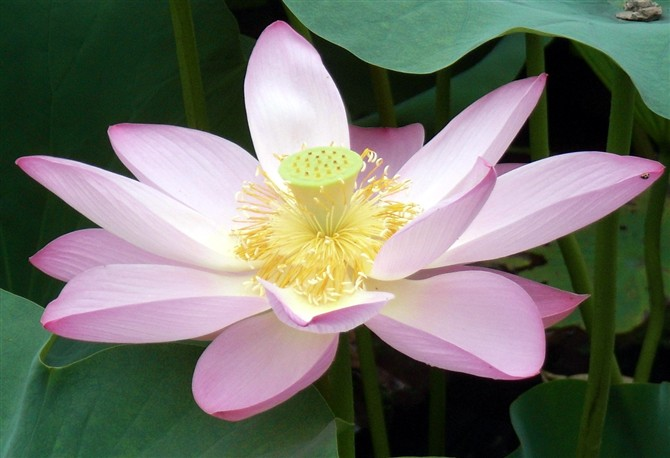
#> input picture preview/complete1.jpg, 670 x 458 px; the run also reads 1 picture not shown here
$ python main.py
#> lines starting #> are read from the running program, lines starting #| are printed output that depends on the picture
import sys

import matplotlib.pyplot as plt
import numpy as np
from PIL import Image
from numpy import asarray
from scipy import ndimage

DEBUG = True

rgb_weights = [0.2989, 0.5870, 0.1140]
resolution = (512, 512)
hue_threshold = 0.1
stroke_template = asarray(Image.open('brush.png', 'r').convert('RGBA').resize((15, 7)))


class StrokeProperties:
    def __init__(self, template=stroke_template, density=1.0, opacity=1.0, scale=(1, 1)):
        self.template = template
        self.density = density
        self.opacity = opacity

        self.x_scale = scale[0]
        self.y_scale = scale[1]


def progress_bar(cur, max):
    max = max - 1
    b = '\u2588'
    sys.stdout.write(f"\r{b * int((cur / max) * 20)}{' ' * int(((max - cur) / max) * 20)}  {str(cur)}/{str(max)}")
    if cur >= max:
        print()


def load_image(path):
    im = Image.open(path)
    im = im.resize(resolution)
    return asarray(im) / 255


def image_processing(image):
    image = box_blur(image)
    return gradient_extraction(image)


def stroke_processing(magnitudes, angles, color_data, stroke_properties, thresholds=(0.09, 0.36), size=resolution):
    coarse, medium, fine = layer_separation(magnitudes, thresholds=thresholds)

    coarse = coarse * random_texture(size=size, density=stroke_properties['coarse'].density)
    medium = medium * random_texture(size=size, density=stroke_properties['medium'].density)
    fine = fine * random_texture(size=size, density=stroke_properties['fine'].density)

    coarse = stroke_placement(coarse, magnitudes, angles, color_data, size=size, properties=stroke_properties['coarse'])
    medium = stroke_placement(medium, magnitudes, angles, color_data, size=size, properties=stroke_properties['medium'])
    fine = stroke_placement(fine, magnitudes, angles, color_data, size=size, properties=stroke_properties['fine'])

    return coarse, medium, fine


def random_texture(size=resolution, density=1.0):
    return np.random.uniform(0, 1, (size[1], size[0])) < density


def layer_separation(in_image, thresholds):
    layers = []
    last_t = 0
    for t in list(thresholds) + [1.0]:
        layers.append(in_image * (last_t <= in_image) * (in_image < t))
        last_t = t
    return layers


def stroke_placement(layer, magnitudes, angles, color_data, size=resolution, properties=StrokeProperties()):
    indices = np.nonzero(layer)
    canvas = Image.new('RGBA', size, (255, 255, 255, 0))
    for i, (x, y) in enumerate(zip(indices[1], indices[0])):
        if DEBUG:
            progress_bar(i, len(indices[0]))

        rotation = stroke_rotation(x, y, magnitudes, angles, color_data)
        stroke = create_stroke(x, y, rotation, color_data, size=size, properties=properties)
        canvas = Image.alpha_composite(stroke, canvas)
    return canvas


def stroke_rotation(x, y, magnitudes, angles, color_data):
    if magnitudes[y, x] < hue_threshold:
        return hue(*color_data[y, x])
    return angles[y, x] * 180 / np.pi


def hue(r, g, b):
    minimum = min(r, g, b)
    maximum = max(r, g, b)

    if minimum == maximum:
        return 0

    if maximum == r:
        h = (g - b) / (maximum - minimum)
    elif maximum == g:
        h = 2 + (b - r) / (maximum - minimum)
    else:
        h = 4 + (r - g) / (maximum - minimum)

    h = h * 60
    if h < 0:
        h = h + 360
    return round(h)


def create_stroke(x, y, rotation, color_data, size=resolution, properties=StrokeProperties()):
    stroke = 1.5 * properties.template.copy() * np.append(color_data[y, x], [properties.opacity])
    stroke = np.clip(stroke, 0, 255)
    stroke = Image.fromarray(stroke.astype(np.uint8))
    stroke = stroke.resize((int(stroke.width * properties.x_scale), int(stroke.height * properties.y_scale)))

    canvas = Image.new('RGBA', size)
    canvas.paste(stroke.rotate(rotation, expand=True), (x - stroke.width // 2, y - stroke.height // 2),
                 stroke.rotate(rotation, expand=True))
    return canvas


def to_greyscale(in_image):
    return np.dot(asarray(in_image), rgb_weights)


def box_blur(in_image, kernel=(3, 3)):
    return ndimage.uniform_filter(in_image, size=kernel, mode='nearest')


def gradient_extraction(in_image):
    dx = ndimage.sobel(in_image, 0)
    dy = ndimage.sobel(in_image, 1)
    return np.hypot(dx, dy), np.arctan(dy / dx)


def demo_gradient_extraction():
    fig, axs = plt.subplots(3, 3)
    plt.gray()

    for i in range(3):
        path = f'preview/gradient{i + 1}.png'
        original_image = load_image(path)
        image = to_greyscale(original_image)
        magnitudes, angles = image_processing(image)

        axs[i, 0].imshow(original_image)
        axs[i, 1].imshow(magnitudes)
        axs[i, 2].imshow(angles)

    plt.show()


def demo_layer_separation():
    fig, axs = plt.subplots(3, 4)
    plt.gray()

    for i in range(3):
        path = f'preview/separation{i + 1}.png'
        original_image = load_image(path)
        image = to_greyscale(original_image)
        magnitudes, _ = image_processing(image)
        c, m, f = layer_separation(magnitudes, [0.1, 0.15])

        axs[i, 0].imshow(original_image)
        axs[i, 1].imshow(1-c)
        axs[i, 2].imshow(1-m)
        axs[i, 3].imshow(1-f)

    plt.show()


def demo_complete():
    props = {
        'coarse': StrokeProperties(template=stroke_template,
                                   density=0.03,
                                   opacity=0.67,
                                   scale=[1, 2]),
        'medium': StrokeProperties(template=stroke_template,
                                   density=0.18,
                                   opacity=0.81,
                                   scale=[0.47, 0.47]),
        'fine': StrokeProperties(template=stroke_template,
                                 density=0.78,
                                 opacity=0.92,
                                 scale=[0.23, 0.23]),
    }

    path = 'preview/complete1.jpg'
    original_image = load_image(path)
#> in load_image, im is the input picture: PIL image 670x458 RGB; mean R, G, B 112.1, 114.5, 103.7
    image = to_greyscale(original_image)
    magnitudes, angles = image_processing(image)
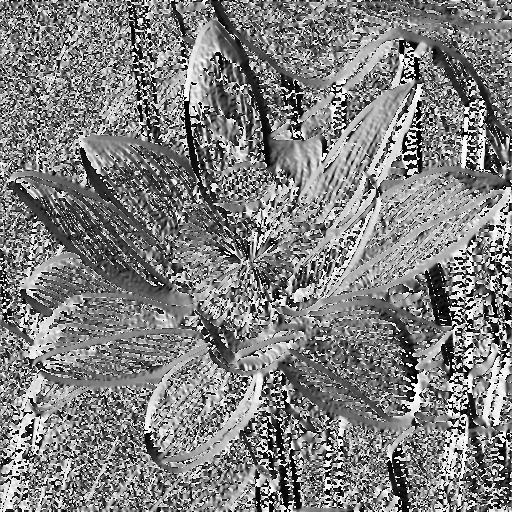
#> angles: shape (512, 512) float64; min -1.57, max 1.57, mean 0.00783; drawn with min black and max white
    coarse, medium, fine = stroke_processing(magnitudes, angles, original_image, size=resolution,
                                             stroke_properties=props)
#> after the loop in layer_separation, `for t in list(thresholds) + [1.0]:`: layers = 3 items
#> in stroke_processing, `coarse, medium, fine = layer_separation(magnitudes, thresholds=thresho..`:
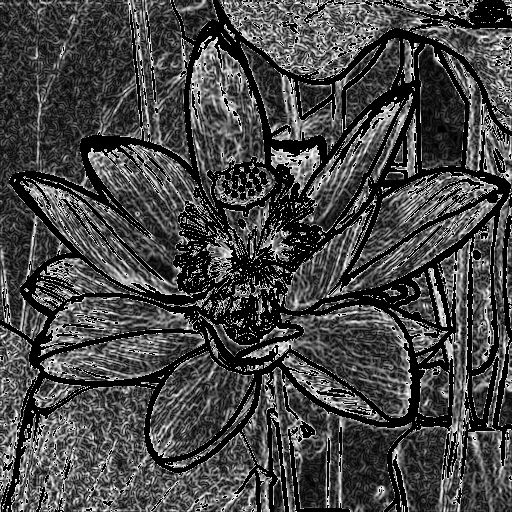
#> coarse: shape (512, 512) float64; min 0, max 0.09, mean 0.025; drawn with min black and max white
#> in stroke_processing, `fine = fine * random_texture(size=size, density=stroke_properties['fin..`:
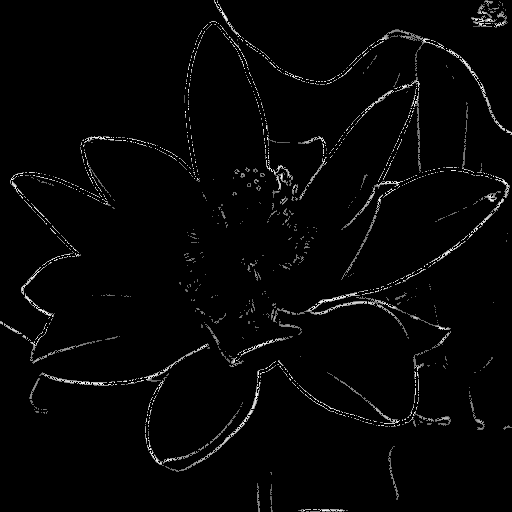
#> fine: shape (512, 512) float64; min 0, max 1, mean 0.0214
#> in stroke_placement, `indices = np.nonzero(layer)`: indices = 5878 positions, rows 0 to 511, columns 0 to 511
#> the loop in stroke_placement, `for i, (x, y) in enumerate(zip(indices[1], indices[0])):` made 5878 passes
#> (x, y, rotation) on passes 1 to 3: (16, 0, 137), (34, 0, 132), (97, 0, 140)
#|                       0/5877
#|                      1/5877
#|                      2/5877
#|                      3/5877
#|                      4/5877
#|                      5/5877
#|                      6/5877
#|                      7/5877
#> (further printed lines are left out)
#> pass 1, in stroke_placement, `stroke = create_stroke(x, y, rotation, color_data, size=size, properti..`:
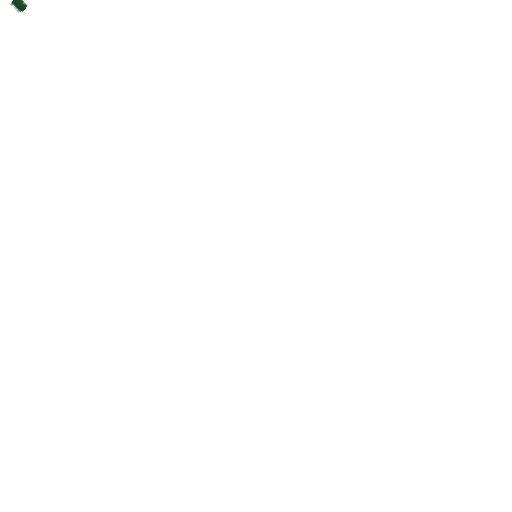
#> stroke: PIL image 512x512 RGBA; mean R, G, B, A 0, 0, 0, 0.1; transparent parts drawn white
#> after the loop in stroke_placement, `for i, (x, y) in enumerate(zip(indices[1], indices[0])):`:
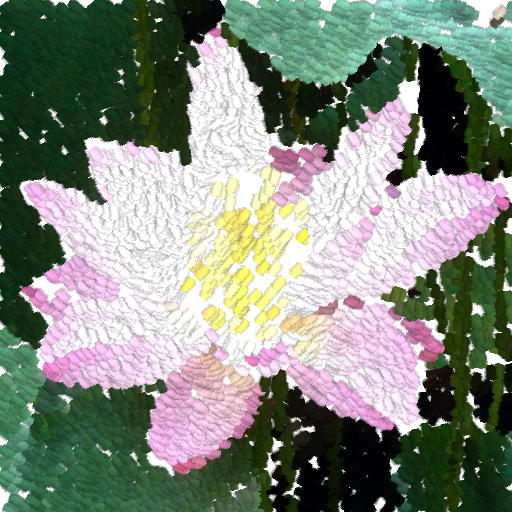
#> canvas: PIL image 512x512 RGBA; mean R, G, B, A 110.1, 117.9, 105.6, 231.5; transparent parts drawn white
#> call 2 of stroke_placement, with size = (512, 512)
#> in stroke_placement (call 2), `indices = np.nonzero(layer)`: indices = 8638 positions, rows 0 to 511, columns 0 to 511
#> the loop in stroke_placement (call 2), `for i, (x, y) in enumerate(zip(indices[1], indices[0])):` made 8638 passes
#> (x, y, rotation) on passes 1, 2, 5: (250, 0, -77.11), (318, 0, -81.2), (478, 0, 53.93)
#|                       0/8637
#|                      1/8637
#|                      2/8637
#|                      3/8637
#|                      4/8637
#|                      5/8637
#|                      6/8637
#|                      7/8637
#> (further printed lines are left out)
#> after the loop in stroke_placement (call 2), `for i, (x, y) in enumerate(zip(indices[1], indices[0])):`:
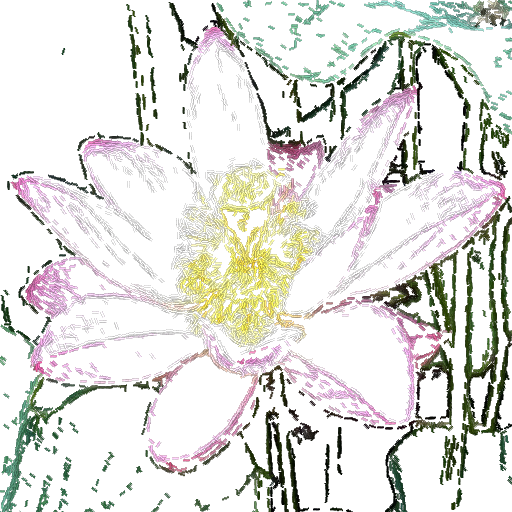
#> canvas: PIL image 512x512 RGBA; mean R, G, B, A 41.2, 40.6, 36, 64.1; transparent parts drawn white

    fig, axs = plt.subplots(2, 3)
    plt.gray()
    axs[0, 0].imshow(original_image)
    axs[0, 1].imshow(magnitudes)
    axs[0, 2].imshow(Image.alpha_composite(coarse, Image.alpha_composite(medium, fine)))
    axs[1, 0].imshow(coarse)
    axs[1, 1].imshow(medium)
    axs[1, 2].imshow(fine)
    plt.show()
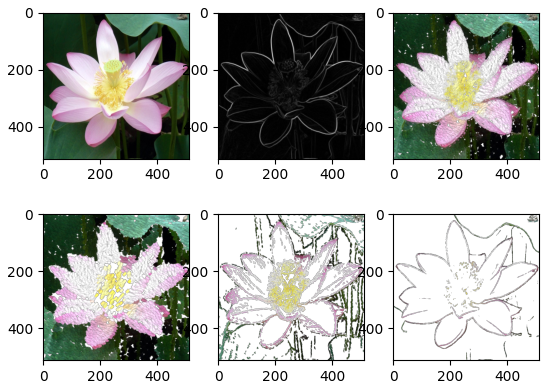
#> figure drawn by matplotlib, 6 panels


if __name__ == "__main__":
    demo_complete()
